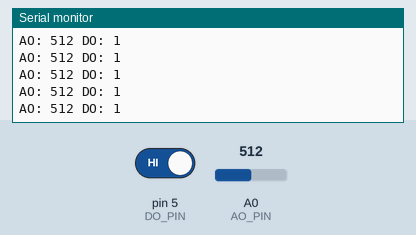
The sketch below on a simulated Arduino Uno, built with avr-gcc and run on an emulated ATmega328P. On the bench: the last lines printed to the serial monitor. The test bench sets the inputs (shaded band); at power-on: pin 5 (DO_PIN) HIGH, A0 (AO_PIN) = 512.

Above: at 1.2 s.
1.3 s: pin 5 (DO_PIN) driven LOW
At 1.31 s:
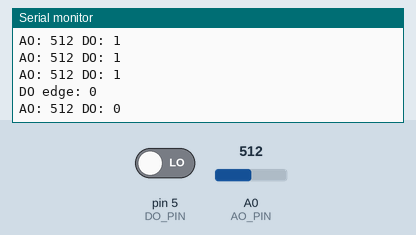
2.8 s: A0 (AO_PIN) set to 716
At 2.81 s:
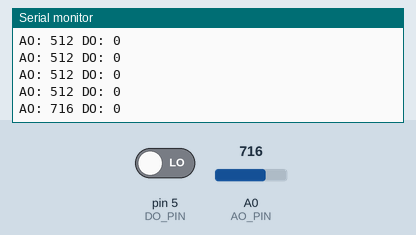
4.3 s: A0 (AO_PIN) set to 900
At 4.31 s:
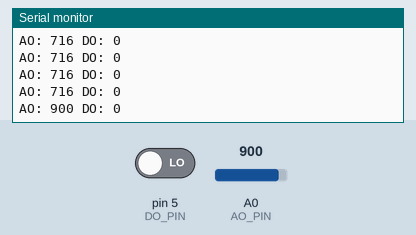
5.8 s: pin 5 (DO_PIN) driven HIGH
At 5.81 s:
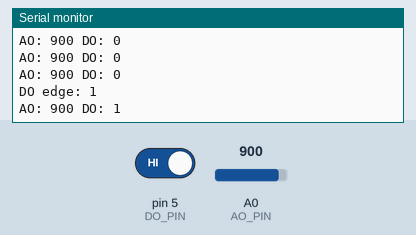
Timing chart, 0 to 8.3 s (numbered marks = the images above; inputs shaded):
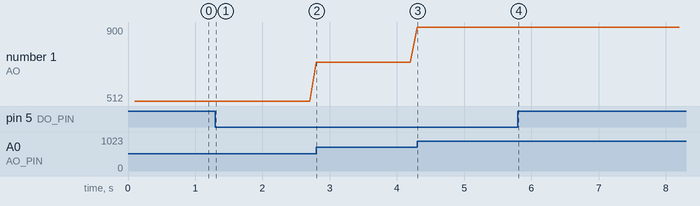

The sketch:

code.ino
```cpp
// MQ-2 unit test sketch:
//   Prints the AO reading and the DO level every 100 ms, and each DO change
//   as it happens (polled every 1 ms). The harness sets `voltage` and
//   `threshold` across each other, so both outputs must follow.

const int DO_PIN = 5;
const int AO_PIN = A0;

int lastDo;
unsigned long lastReportMs = 0;

void setup() {
  Serial.begin(115200);
  pinMode(DO_PIN, INPUT);
  lastDo = digitalRead(DO_PIN);
  Serial.print("DO start: ");
  Serial.println(lastDo);
}

void loop() {
  unsigned long now = millis();
  int level = digitalRead(DO_PIN);
  if (level != lastDo) {
    lastDo = level;
    Serial.print("DO edge: ");
    Serial.println(level);
  }
  if (now - lastReportMs >= 100) {
    lastReportMs = now;
    Serial.print("AO: ");
    Serial.print(analogRead(AO_PIN));
    Serial.print(" DO: ");
    Serial.println(level);
  }
  delay(1);
}
```

Measured:
- after the input at 1.3 s, the serial monitor: prints a new line at once (image 1)
- after the input at 2.8 s, the serial monitor: prints a new line at once (image 2)
- after the input at 4.3 s, the serial monitor: prints a new line at once (image 3)
- after the input at 5.8 s, the serial monitor: prints a new line at once (image 4)
- plotted number 1: 512 → 716 after the input at 2.8 s, 716 → 900 after the input at 4.3 s
